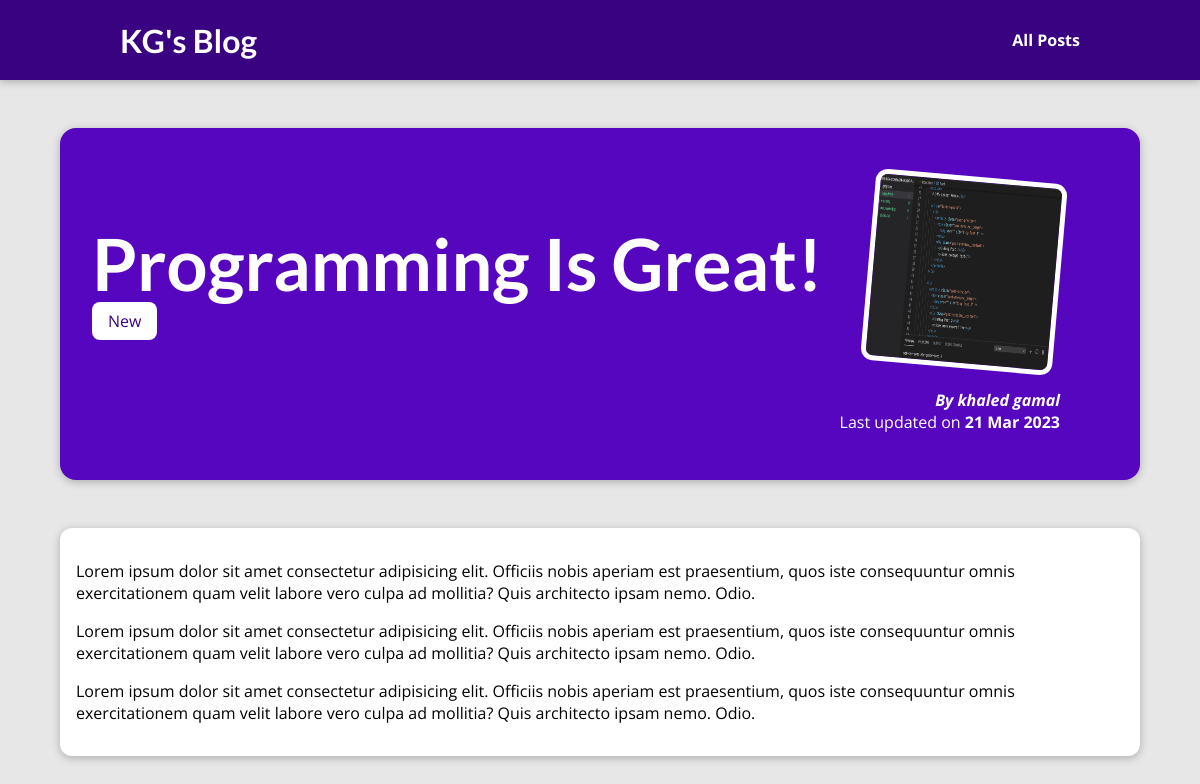
Page /posts/programming-is-fun/ on the committed database.
### blog/models.py (models this page shows, shortened)
class Post(models.Model):
    title = models.CharField(max_length=100)
    excerpt = models.TextField(max_length=500)
    image = models.ImageField( upload_to='posts', null=True)
    date = models.DateField(auto_now=True)
    slug = models.SlugField(unique=True, db_index=True)
    content = models.TextField(validators=[MinLengthValidator(10)])
    author = models.ForeignKey(
        "Author",  on_delete=models.SET_NULL, null=True, related_name='posts')
    tags = models.ManyToManyField("Tag")

class Tag(models.Model):
    caption = models.CharField(max_length=20)

class Author(models.Model):
    first_name = models.CharField(max_length=50)
    last_name = models.CharField(max_length=50)
    email_address = models.EmailField(max_length=254)
    def full_name(self):
        return f'{self.first_name} {self.last_name}'
    def __str__(self):
        return self.full_name()

### blog/views.py (the view)
# urls.py: path('posts/<slug:slug>/', views.SinglePostView.as_view(), name='post-detail-page'),
class SinglePostView(DetailView):
    template_name = 'blog/post-detail.html'
    model = Post
    def get_context_data(self, **kwargs):
        context = super().get_context_data(**kwargs)
        context["post_tags"] = self.object.tags.all() #access all the tags for this given post
        return context

### blog/templates/blog/post-detail.html (shortened to what this page needs)
{% extends 'base.html' %}
{% load static %}
{% block css_files %}
    <link rel="stylesheet" href="{% static 'blog/post-detail.css' %}">
{% endblock css_files %}
{% block body %}
    <section id="summary">
        <h2>{{post.title}}</h2>
        <div>
            {% for tag in post_tags  %}
                <span class='tag'>{{tag.caption}}</span>
            {% endfor %}
        </div>
        <article>
            <img src="{{post.image.url}}" alt="{{post.title}}" />
            <address>By <a href="mailto:{{post.author.email_address}}">{{post.author}}</a></address>
            <div>Last updated on <time>{{post.date|date:'d M Y'}}</time></div>
        </article>
    </section>
    <main>
        {{post.content|linebreaks}}
    </main>
{% endblock body %}

### static/app.css (style rules this page uses)
* { box-sizing: border-box; }
html { font-family: 'Open Sans', 'Lato', sans-serif; }
body { margin: 0; }
h1, h2, h3 { font-family: 'Lato', sans-serif; font-weight: bold; }

### blog/static/blog/post-detail.css (style rules this page uses)
body { background-color: #e7e7e7; }
#summary { margin: 8rem auto 3rem auto; padding: 2rem; width: 90%; max-width: 90rem; border-radius: 16px; background-color: #5706c0; position: relative; box-shadow: 0 2px 8px rgba(0, 0, 0, 0.25); height: 22rem; }
#summary h2 { color: white; font-size: 4.5rem; margin-bottom: 0.25rem; }
#summary article { position: absolute; top: 2rem; right: 3rem; padding: 1rem 2rem; border-radius: 12px; text-align: right; color: white; }
#summary article img { width: 12rem; height: 12rem; border-radius: 12px; transform: rotateZ(5deg); border: 5px solid white; margin-bottom: 1rem; }
#summary address { font-weight: bold; }
#summary a { color:white; text-decoration: none; }
#summary time { font-weight: bold; }
main { width: 90%; max-width: 90rem; margin: 3rem auto; background-color: white; padding: 1rem; border-radius: 12px; box-shadow: 0 2px 8px rgba(0, 0, 0, 0.25); }
.tag { background-color: white; color: #390281; padding: 0.5rem 1rem; border-radius: 8px; }

### rows in the picture
Post: title "Programming Is Great!", image (picture), author "khaled gamal", date "21 Mar 2023", content "Lorem ipsum dolor sit amet consectetur adipisicing elit. Officiis nobis aperiam est praesentium, quos iste consequuntur omnis exercitationem quam velit labore vero culpa ad mollitia? Quis architecto ipsam nemo. Odio. Lorem ipsum dolor sit amet consectetur adipisicing elit. Officiis nobis aperiam est praesentium, quos iste consequuntur omnis exercitationem quam velit labore vero culpa ad mollitia? Quis architecto ipsam nemo. Odio. Lorem ipsum dolor sit amet consectetur adipisicing elit. Officiis nobis aperiam est praesentium, quos iste consequuntur omnis exercitationem quam velit labore vero culpa ad mollitia? Quis architecto ipsam nemo. Odio."
Tag: caption "New"
